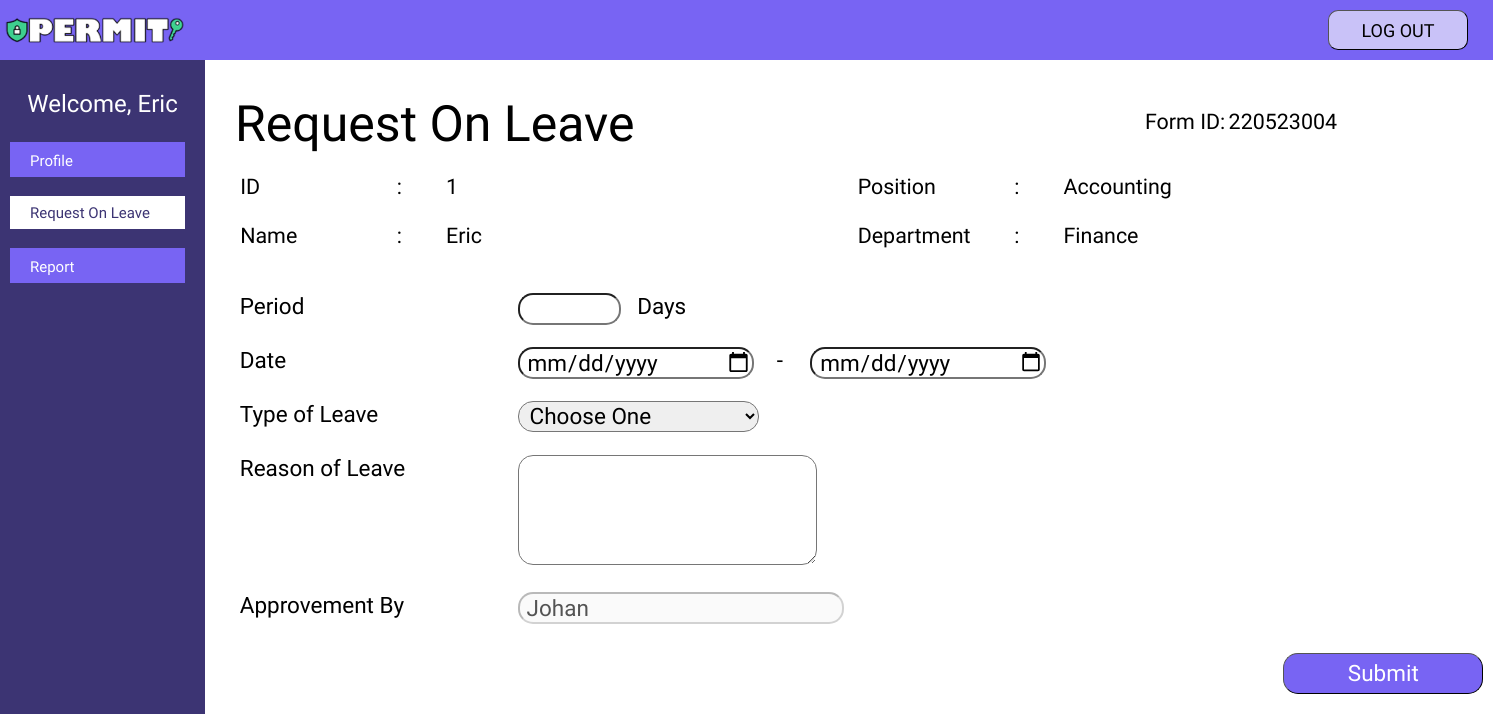
/permit/user/user_rol/user_rol.php (signed in), run on an earlier commit of the app's database.
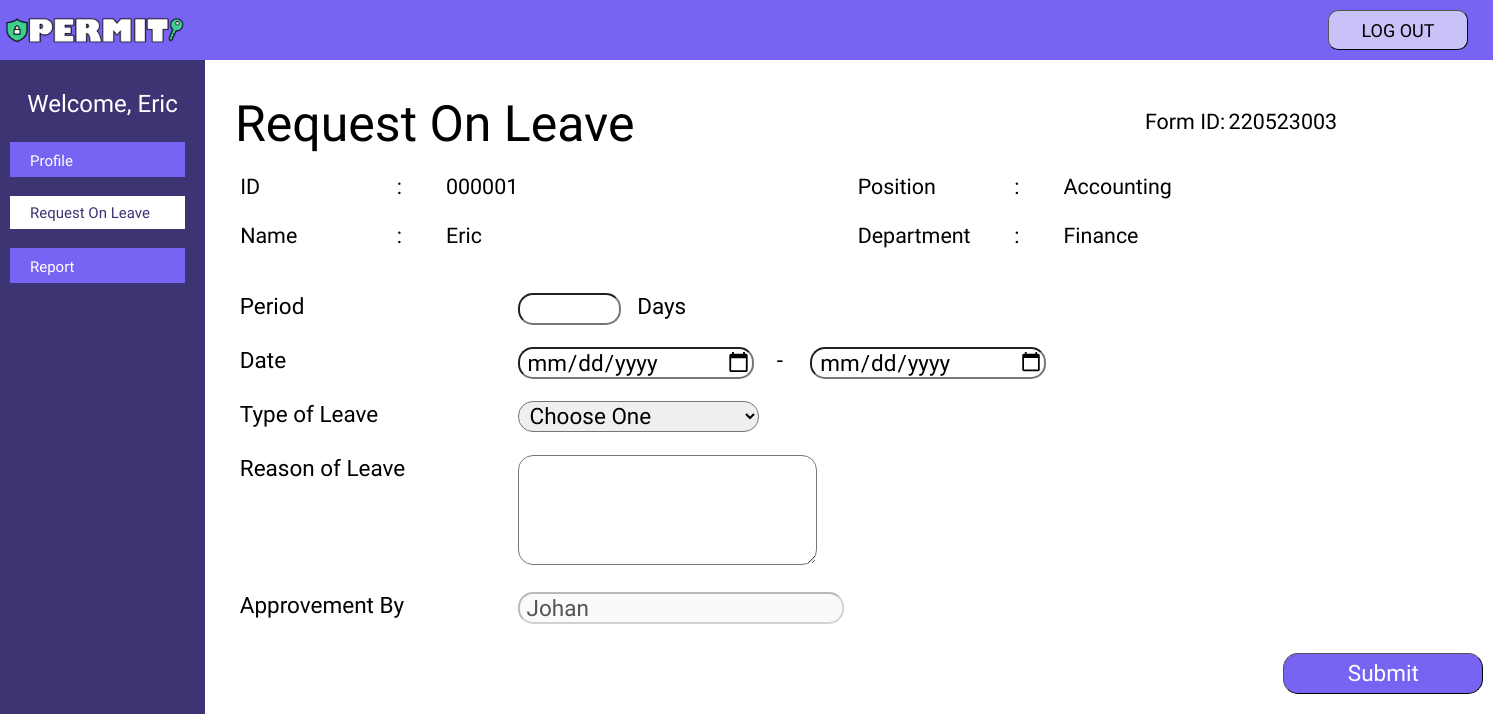
And on a later commit of the database.
### tables this page shows
CREATE TABLE `user` (
  `id` int(6) UNSIGNED ZEROFILL NOT NULL,
  `username` varchar(255) NOT NULL,
  `name` varchar(255) NOT NULL,
  `department` varchar(255) NOT NULL,
  `position` varchar(255) NOT NULL,
  `gender` varchar(255) NOT NULL,
  `date_of_birth` date NOT NULL,
  `contact` varchar(255) NOT NULL,
  `email` varchar(255) NOT NULL,
  `head_of_department` varchar(255) NOT NULL,
  `photo` varchar(255) NOT NULL
);

### permit/class/CRUD.php (called while the page is built, shortened)
<?php
class CRUD extends database{
    public function select($table,$rows="*",$where = null){
        if ( $where != null ) {
            $sql="SELECT $rows FROM $table WHERE $where";
        }
        else{
            $sql="SELECT $rows FROM $table";
        }
        $this->sql = $result = $this->mysqli->query( $sql );
    }
    public function select_max($table,$variable,$rows){
        $sql = "SELECT max($rows) as $variable FROM $table";
        $this -> sql = $result = $this->mysqli->query($sql);
    }
}

### permit/class/database.php (called while the page is built, shortened)
<?php
    class database{
        protected $servername='localhost';
        protected $username='root';
        protected $password='';
        protected $dbname='permit';
        public function __construct(){
            $this->mysqli = new mysqli( $this->servername,$this->username,$this->password,$this->dbname );
        }
    }

### permit/user/user_rol/user_rol.php (the view, shortened to what this page needs)
<!DOCTYPE html>
<html lang="en">
<head>
    <link rel="stylesheet" href="user_rol3.css">
    <link rel="stylesheet" href="https://cdnjs.cloudflare.com/ajax/libs/font-awesome/4.7.0/css/font-awesome.min.css">
</head>
<body>
    <div class="mainbar">
        <div class="a-logo"></div>
        <nav>
            <li><a href=../../logout.php><button type="submit" class="logout">LOG OUT</button></a></li>
        </nav>
    </div>
    <?php
        $id_user= $_SESSION[ 'id_user' ];
        $date= date("Y-m-d");
        $a = new CRUD();
        $a -> select_max('request_on_leave','maxKode','form_id');
        $max = $a ->sql;
        $d = mysqli_fetch_array($max);
        $noOrder = $d['maxKode'];
        $noUrut = (int) substr($noOrder, 7, 3);
        $noUrut++;
        $tahun=substr($date, 2, 2);
        $bulan=substr($date, 5, 2);
        $hari =substr($date, 8,2);
        $id_Order = $tahun .$bulan . $hari . sprintf("%03s", $noUrut);
        $a->select("user","*","id='$id_user'");
        $result = $a ->sql;
        $data = mysqli_fetch_assoc($result);
    ?>
    <div class="a-sidebar">
            <c>Welcome, <?php echo $data['name'];?></c>
            <button type="submit" class="a-menu"><a href="../user_profile/user_profile.php">Profile</a></button>
            <button type="submit" class="a-open"><a href="user_rol.php">Request On Leave</a></button>
            <button type="submit" class="a-menu"><a href="../user_report/user_report.php">Report</a></button>
    </div>
    <form method="POST" action = rol.php>
    <div class="a-main">
        <div class="top">
             <d>Request On Leave</d>
             <label class = "formid">Form ID: </label>
             <label class = "formid2" ><?php echo $id_Order;?></label>
        </div>
            <div class="biodata">
                <label class="id1">ID</label>
                <label class="id2">:</label>
                <label class="id3"><?php echo $data['id'];?></label>
                <label class="position1">Position</label>
                <label class="position2">:</label>
                <label class="position3"><?php echo $data['position'];?></label>
                <label class="name1">Name</label>
                <label class="name2">:</label>
                <label class="name3"><?php echo $data['name'];?></label>
                <label class="department1">Department</label>
                <label class="department2">:</label>
                <label class="department3" ><?php echo $data['department'];?></label>
            </div>
            <div class="content">
                <div class="form">
                    <label class ="l-period1">Period</label>
                    <label class ="l-period2">Days</label>
                    <label class ="l-date1">Date</label>
                    <label class ="l-date2">-</label>
                    <label class ="l-tol">Type of Leave</label>
                    <label class ="l-approvement">Approvement By</label>
                    <label class ="l-rol">Reason of Leave</label>
                    <button type="submit" class="submit" name="submit">Submit</button>
                </div>
            </div>
        </form>
</body>
</html>

What changed in the data, as far as the page shows it:
changed user "Eric": id "1" → "000001"
Also different on the page:
$id_Order: "220523004" → "220523003"
